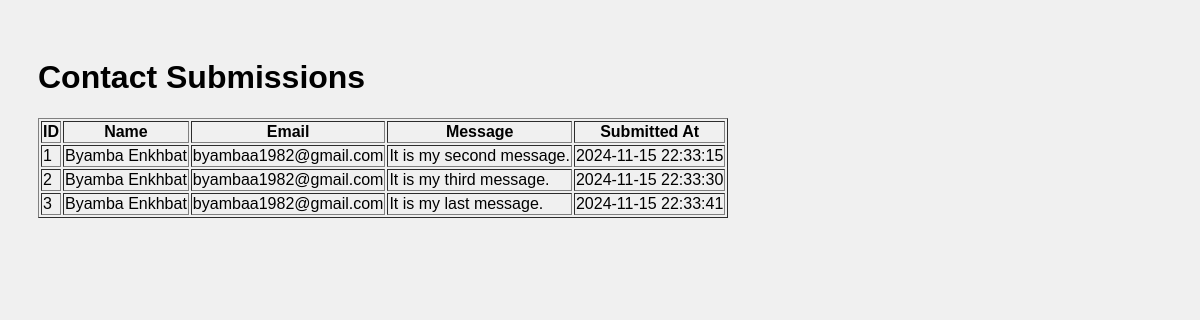
/admin, run on an earlier commit of the app's database.
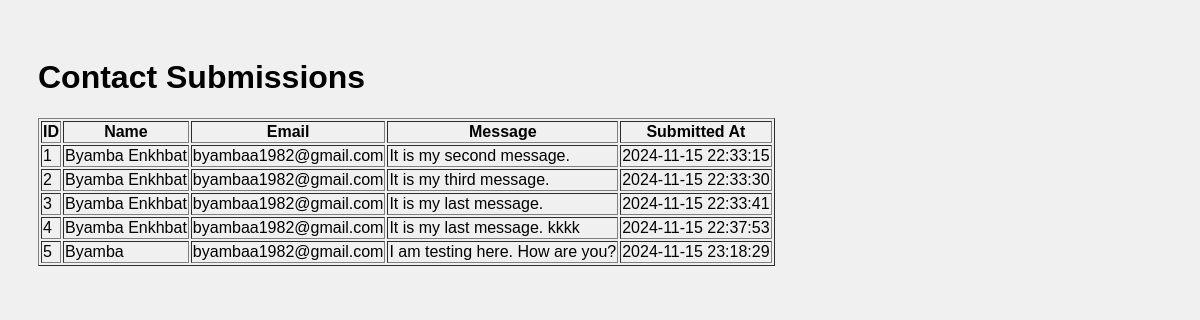
And on a later commit of the database.
### tables this page shows
CREATE TABLE contacts (
                    id INTEGER PRIMARY KEY,
                    name TEXT NOT NULL,
                    email TEXT  NOT NULL,
                    message TEXT NOT NULL,
                    current_time TIMESTAMP DEFAULT CURRENT_TIMESTAMP);

### main.py (the view)
@app.route('/admin')
def admin():
    conn = sqlite3.connect('titanic.sqlite', check_same_thread=False)
    cursor = conn.cursor()
    cursor.execute('SELECT * FROM contacts')
    contacts = cursor.fetchall()
    conn.close()
    return render_template('admin.html', contacts=contacts)

### templates/admin.html (shortened to what this page needs)
<!DOCTYPE html>
<html>
<head>
    <link rel="stylesheet" type="text/css" href="{{ url_for('static', filename='style.css') }}">
</head>
<body>
    <h1>Contact Submissions</h1>
    <table border="1">
        <tr>
            <th>ID</th>
            <th>Name</th>
            <th>Email</th>
            <th>Message</th>
            <th>Submitted At</th>
        </tr>
        {% for contact in contacts %}
        <tr>
            <td>{{ contact[0] }}</td>
            <td>{{ contact[1] }}</td>
            <td>{{ contact[2] }}</td>
            <td>{{ contact[3] }}</td>
            <td>{{ contact[4] }}</td>
        </tr>
        {% endfor %}
    </table>
</body>
</html>

### static/style.css (style rules this page uses)
body { background-color: #f0f0f0; font-family: Arial, sans-serif; padding: 30px; }

What changed in the data, as far as the page shows it:
added contacts: id "4", name "Byamba Enkhbat", email "byambaa1982@gmail.com", message "It is my last message. kkkk", current_time "2024-11-15 22:37:53"
added contacts: id "5", name "Byamba", email "byambaa1982@gmail.com", message "I am testing here. How are you?", current_time "2024-11-15 23:18:29"
